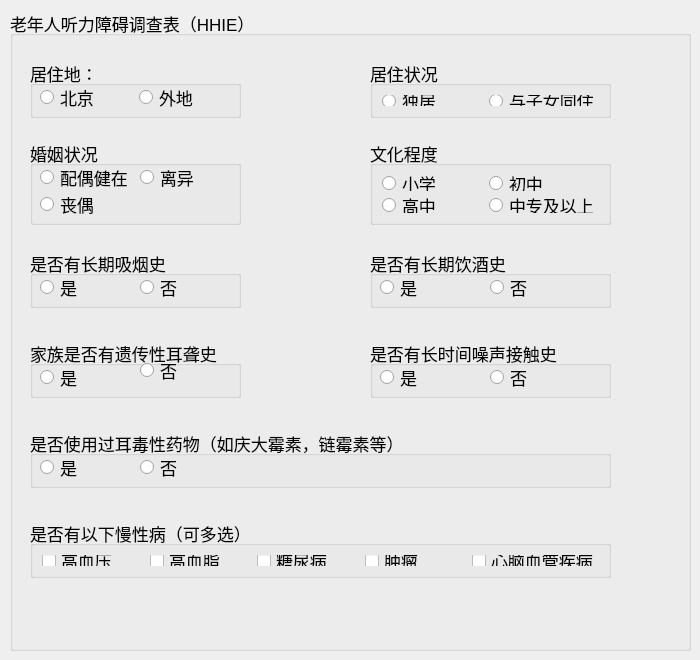
      <widget class="QWidget" name="widget_2">
       <property name="font">
        <font>
         <pointsize>9</pointsize>
         <kerning>true</kerning>
        </font>
       </property>
       <property name="mouseTracking">
        <bool>true</bool>
       </property>
       <attribute name="title">
        <string>背景调查</string>
       </attribute>
       <widget class="QGroupBox" name="groupBox_2">
        <property name="geometry">
         <rect>
          <x>10</x>
          <y>10</y>
          <width>681</width>
          <height>641</height>
         </rect>
        </property>
        <property name="font">
         <font>
          <pointsize>13</pointsize>
         </font>
        </property>
        <property name="title">
         <string>老年人听力障碍调查表（HHIE）</string>
        </property>
        <widget class="QGroupBox" name="groupBox_3">
         <property name="geometry">
          <rect>
           <x>20</x>
           <y>50</y>
           <width>211</width>
           <height>58</height>
          </rect>
         </property>
         <property name="title">
          <string>居住地：</string>
         </property>
         <widget class="QRadioButton" name="radioButton">
          <property name="geometry">
           <rect>
            <x>10</x>
            <y>27</y>
            <width>57</width>
            <height>21</height>
           </rect>
          </property>
          <property name="text">
           <string>北京</string>
          </property>
         </widget>
         <widget class="QRadioButton" name="radioButton_2">
          <property name="geometry">
           <rect>
            <x>109</x>
            <y>27</y>
            <width>57</width>
            <height>21</height>
           </rect>
          </property>
          <property name="text">
           <string>外地</string>
          </property>
         </widget>
        </widget>
        <widget class="QGroupBox" name="groupBox_5">
         <property name="geometry">
          <rect>
           <x>360</x>
           <y>130</y>
           <width>241</width>
           <height>85</height>
          </rect>
         </property>
         <property name="title">
          <string>文化程度</string>
         </property>
         <layout class="QGridLayout" name="gridLayout_2">
          <item row="1" column="1">
           <widget class="QRadioButton" name="radioButton_9">
            <property name="text">
             <string>中专及以上</string>
            </property>
           </widget>
          </item>
          <item row="0" column="1">
           <widget class="QRadioButton" name="radioButton_8">
            <property name="text">
             <string>初中</string>
            </property>
           </widget>
          </item>
          <item row="1" column="0">
           <widget class="QRadioButton" name="radioButton_10">
            <property name="text">
             <string>高中</string>
            </property>
           </widget>
          </item>
          <item row="0" column="0">
           <widget class="QRadioButton" name="radioButton_7">
            <property name="text">
             <string>小学</string>
            </property>
           </widget>
          </item>
         </layout>
        </widget>
        <widget class="QGroupBox" name="groupBox_6">
         <property name="geometry">
          <rect>
           <x>20</x>
           <y>130</y>
           <width>211</width>
           <height>85</height>
          </rect>
         </property>
         <property name="title">
          <string>婚姻状况</string>
         </property>
         <widget class="QRadioButton" name="radioButton_11">
          <property name="geometry">
           <rect>
            <x>10</x>
            <y>27</y>
            <width>91</width>
            <height>21</height>
           </rect>
          </property>
          <property name="text">
           <string>配偶健在</string>
          </property>
         </widget>
         <widget class="QRadioButton" name="radioButton_12">
          <property name="geometry">
           <rect>
            <x>10</x>
            <y>54</y>
            <width>57</width>
            <height>21</height>
           </rect>
          </property>
          <property name="text">
           <string>丧偶</string>
          </property>
         </widget>
         <widget class="QRadioButton" name="radioButton_13">
          <property name="geometry">
           <rect>
            <x>110</x>
            <y>27</y>
            <width>57</width>
            <height>21</height>
           </rect>
          </property>
          <property name="text">
           <string>离异</string>
          </property>
         </widget>
        </widget>
        <widget class="QGroupBox" name="groupBox_7">
         <property name="geometry">
          <rect>
           <x>360</x>
           <y>50</y>
           <width>241</width>
           <height>58</height>
          </rect>
         </property>
         <property name="title">
          <string>居住状况</string>
         </property>
         <layout class="QGridLayout" name="gridLayout_4">
          <item row="0" column="0">
           <widget class="QRadioButton" name="radioButton_15">
            <property name="text">
             <string>独居</string>
            </property>
           </widget>
          </item>
          <item row="0" column="1">
           <widget class="QRadioButton" name="radioButton_17">
            <property name="text">
             <string>与子女同住</string>
            </property>
           </widget>
          </item>
         </layout>
        </widget>
        <widget class="QGroupBox" name="groupBox_8">
         <property name="geometry">
          <rect>
           <x>20</x>
           <y>240</y>
           <width>211</width>
           <height>58</height>
          </rect>
         </property>
         <property name="title">
          <string>是否有长期吸烟史</string>
         </property>
         <widget class="QRadioButton" name="radioButton_14">
          <property name="geometry">
           <rect>
            <x>10</x>
            <y>27</y>
            <width>40</width>
            <height>21</height>
           </rect>
          </property>
          <property name="text">
           <string>是</string>
          </property>
         </widget>
         <widget class="QRadioButton" name="radioButton_18">
          <property name="geometry">
           <rect>
            <x>110</x>
            <y>27</y>
            <width>40</width>
            <height>21</height>
           </rect>
          </property>
          <property name="text">
           <string>否</string>
          </property>
         </widget>
        </widget>
        <widget class="QGroupBox" name="groupBox_9">
         <property name="geometry">
          <rect>
           <x>360</x>
           <y>240</y>
           <width>241</width>
           <height>58</height>
          </rect>
         </property>
         <property name="title">
          <string>是否有长期饮酒史</string>
         </property>
         <widget class="QRadioButton" name="radioButton_20">
          <property name="geometry">
           <rect>
            <x>10</x>
            <y>27</y>
            <width>40</width>
            <height>21</height>
           </rect>
          </property>
          <property name="text">
           <string>是</string>
          </property>
         </widget>
         <widget class="QRadioButton" name="radioButton_22">
          <property name="geometry">
           <rect>
            <x>120</x>
            <y>27</y>
            <width>40</width>
            <height>21</height>
           </rect>
          </property>
          <property name="text">
           <string>否</string>
          </property>
         </widget>
        </widget>
        <widget class="QGroupBox" name="groupBox_10">
         <property name="geometry">
          <rect>
           <x>20</x>
           <y>330</y>
           <width>211</width>
           <height>58</height>
          </rect>
         </property>
         <property name="title">
          <string>家族是否有遗传性耳聋史</string>
         </property>
         <widget class="QRadioButton" name="radioButton_24">
          <property name="geometry">
           <rect>
            <x>10</x>
            <y>27</y>
            <width>40</width>
            <height>21</height>
           </rect>
          </property>
          <property name="text">
           <string>是</string>
          </property>
         </widget>
         <widget class="QRadioButton" name="radioButton_25">
          <property name="geometry">
           <rect>
            <x>110</x>
            <y>20</y>
            <width>40</width>
            <height>21</height>
           </rect>
          </property>
          <property name="text">
           <string>否</string>
          </property>
         </widget>
        </widget>
        <widget class="QGroupBox" name="groupBox_11">
         <property name="geometry">
          <rect>
           <x>360</x>
           <y>330</y>
           <width>241</width>
           <height>58</height>
          </rect>
         </property>
         <property name="title">
          <string>是否有长时间噪声接触史</string>
         </property>
         <widget class="QRadioButton" name="radioButton_26">
          <property name="geometry">
           <rect>
            <x>10</x>
            <y>27</y>
            <width>40</width>
            <height>21</height>
           </rect>
          </property>
          <property name="text">
           <string>是</string>
          </property>
         </widget>
         <widget class="QRadioButton" name="radioButton_27">
          <property name="geometry">
           <rect>
            <x>120</x>
            <y>27</y>
            <width>40</width>
            <height>21</height>
           </rect>
          </property>
          <property name="text">
           <string>否</string>
          </property>
         </widget>
        </widget>
        <widget class="QGroupBox" name="groupBox_12">
         <property name="geometry">
          <rect>
           <x>20</x>
           <y>420</y>
           <width>581</width>
           <height>58</height>
          </rect>
         </property>
         <property name="title">
          <string>是否使用过耳毒性药物（如庆大霉素，链霉素等）</string>
         </property>
         <widget class="QRadioButton" name="radioButton_28">
          <property name="geometry">
           <rect>
            <x>10</x>
            <y>27</y>
            <width>40</width>
            <height>21</height>
           </rect>
          </property>
          <property name="text">
           <string>是</string>
          </property>
         </widget>
         <widget class="QRadioButton" name="radioButton_29">
          <property name="geometry">
           <rect>
            <x>110</x>
            <y>27</y>
            <width>40</width>
            <height>21</height>
           </rect>
          </property>
          <property name="text">
           <string>否</string>
          </property>
         </widget>
        </widget>
        <widget class="QGroupBox" name="groupBox_13">
         <property name="geometry">
          <rect>
           <x>20</x>
           <y>510</y>
           <width>581</width>
           <height>58</height>
          </rect>
         </property>
         <property name="title">
          <string>是否有以下慢性病（可多选）</string>
         </property>
         <layout class="QHBoxLayout" name="horizontalLayout">
          <item>
           <widget class="QCheckBox" name="checkBox">
            <property name="text">
             <string>高血压</string>
            </property>
           </widget>
          </item>
          <item>
           <widget class="QCheckBox" name="checkBox_2">
            <property name="text">
             <string>高血脂</string>
            </property>
           </widget>
          </item>
          <item>
           <widget class="QCheckBox" name="checkBox_3">
            <property name="text">
             <string>糖尿病</string>
            </property>
           </widget>
          </item>
          <item>
           <widget class="QCheckBox" name="checkBox_4">
            <property name="text">
             <string>肿瘤</string>
            </property>
           </widget>
          </item>
          <item>
           <widget class="QCheckBox" name="checkBox_5">
            <property name="text">
             <string>心脑血管疾病</string>
            </property>
           </widget>
          </item>
         </layout>
        </widget>
       </widget>
      </widget>
